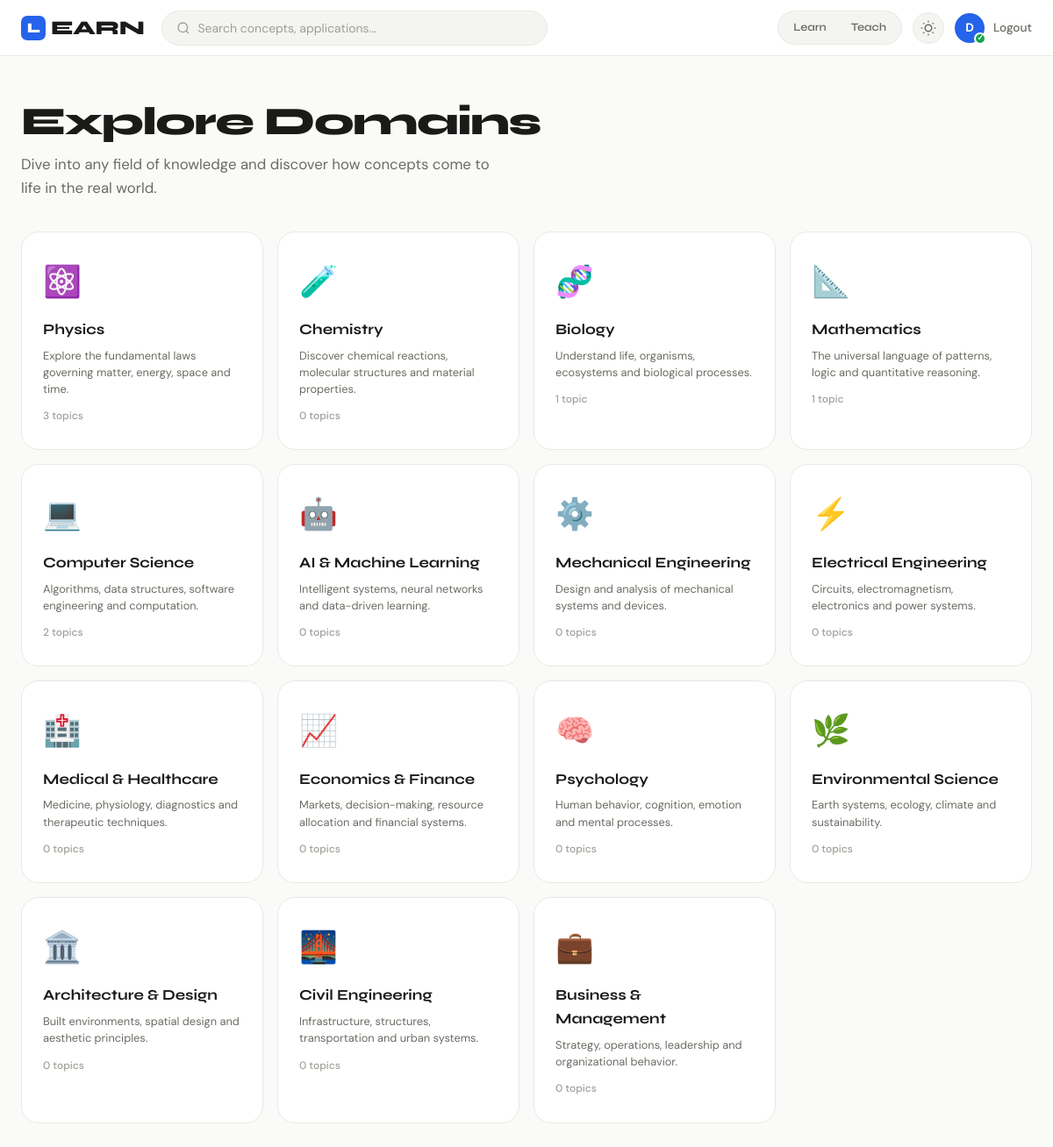
Page /domains (signed in) on the committed database.
### models.py (models this page shows, shortened)
class User(UserMixin, db.Model):
    __tablename__ = 'users'
    id = db.Column(db.Integer, primary_key=True)
    name = db.Column(db.String(100), nullable=False)
    email = db.Column(db.String(150), unique=True, nullable=False)
    password_hash = db.Column(db.String(256), nullable=False)
    role = db.Column(db.String(20), default='user')  # 'user', 'admin'
    reputation = db.Column(db.Integer, default=0)
    is_verified = db.Column(db.Boolean, default=False)
    mode = db.Column(db.String(10), default=None)  # 'learn' or 'teach'
    created_at = db.Column(db.DateTime, default=datetime.utcnow)
    applications = db.relationship('Application', backref='author', lazy=True)
    comments = db.relationship('Comment', backref='author', lazy=True)
    votes = db.relationship('Vote', backref='voter', lazy=True)
    reports = db.relationship('Report', backref='reporter', lazy=True)

class Domain(db.Model):
    __tablename__ = 'domains'
    id = db.Column(db.Integer, primary_key=True)
    name = db.Column(db.String(100), unique=True, nullable=False)
    icon = db.Column(db.String(50), default='🔬')
    description = db.Column(db.String(300))
    topics = db.relationship('Topic', backref='domain', lazy=True)

### routes/main_routes.py (the view)
@main_bp.route('/domains')
@login_required
def domains():
    all_domains = Domain.query.all()
    return render_template('domains.html', domains=all_domains)

### templates/domains.html (shortened to what this page needs)
{% extends "base.html" %}
{% block content %}
<div class="container-wide">
  <div class="page-header fade-up">
    <h1 class="page-title">Explore Domains</h1>
    <p class="page-subtitle">Dive into any field of knowledge and discover how concepts come to life in the real world.</p>
  </div>
  <div class="grid-4 fade-up fade-up-1">
    {% for domain in domains %}
    <a href="{{ url_for('main.domain_detail', domain_id=domain.id) }}" class="domain-card">
      <span class="domain-icon">{{ domain.icon }}</span>
      <div class="domain-name">{{ domain.name }}</div>
      <div class="domain-desc">{{ domain.description }}</div>
      <div class="domain-count">{{ domain.topics | length }} topic{% if domain.topics | length != 1 %}s{% endif %}</div>
    </a>
    {% endfor %}
  </div>
  <div style="padding-bottom:60px;"></div>
</div>
{% endblock %}

### templates/base.html (shortened to what this page needs)
<!DOCTYPE html>
<html lang="en" data-theme="light">
<head>
  <link rel="stylesheet" href="{{ url_for('static', filename='css/main.css') }}">
</head>
<body>
{% if current_user.is_authenticated %}
<nav class="navbar">
  <div class="nav-inner">
    <a href="{{ url_for('main.domains') }}" class="nav-logo">
      <span class="logo-mark">L</span>EARN
    </a>
    <div class="nav-center">
      <form action="{{ url_for('main.search') }}" method="get" class="nav-search-form" autocomplete="off">
        <div class="search-wrap">
          <svg width="16" height="16" viewBox="0 0 24 24" fill="none" stroke="currentColor" stroke-width="2"><circle cx="11" cy="11" r="8"/><path d="m21 21-4.35-4.35"/></svg>
          <input type="text" name="q" placeholder="Search concepts, applications…" id="globalSearch" value="{{ request.args.get('q', '') }}">
        </div>
      </form>
    </div>
    <div class="nav-right">
      <div class="mode-pill">
        <a href="{{ url_for('main.switch_mode', mode='learn') }}" class="mode-btn {% if current_user.mode == 'learn' %}active{% endif %}">Learn</a>
        <a href="{{ url_for('main.switch_mode', mode='teach') }}" class="mode-btn {% if current_user.mode == 'teach' %}active{% endif %}">Teach</a>
      </div>
      <button class="theme-toggle" id="themeToggle" title="Toggle dark mode">
      </button>
      <div class="nav-user">
        <a href="{{ url_for('main.dashboard') }}" class="user-avatar" title="{{ current_user.name }}">
          {{ current_user.name[0].upper() }}
          {% if current_user.is_verified %}<span class="verified-dot">✓</span>{% endif %}
        </a>
        <a href="{{ url_for('auth.logout') }}" class="nav-link">Logout</a>
      </div>
    </div>
  </div>
</nav>
{% endif %}
<main class="main-content">
  {% block content %}{% endblock %}
</main>
</body>
</html>

### rows in the picture
User: name "D"
Domain: icon "⚛️", name "Physics", description "Explore the fundamental laws governing matter, energy, space and time.", topics|length "3"
Domain: icon "🧪", name "Chemistry", description "Discover chemical reactions, molecular structures and material properties.", topics|length "0"
Domain: icon "🧬", name "Biology", description "Understand life, organisms, ecosystems and biological processes.", topics|length "1"
Domain: icon "📐", name "Mathematics", description "The universal language of patterns, logic and quantitative reasoning.", topics|length "1"
Domain: icon "💻", name "Computer Science", description "Algorithms, data structures, software engineering and computation.", topics|length "2"
Domain: icon "🤖", name "AI & Machine Learning", description "Intelligent systems, neural networks and data-driven learning.", topics|length "0"
Domain: icon "⚙️", name "Mechanical Engineering", description "Design and analysis of mechanical systems and devices.", topics|length "0"
Domain: icon "⚡", name "Electrical Engineering", description "Circuits, electromagnetism, electronics and power systems.", topics|length "0"
Domain: icon "🏥", name "Medical & Healthcare", description "Medicine, physiology, diagnostics and therapeutic techniques.", topics|length "0"
Domain: icon "📈", name "Economics & Finance", description "Markets, decision-making, resource allocation and financial systems.", topics|length "0"
Domain: icon "🧠", name "Psychology", description "Human behavior, cognition, emotion and mental processes.", topics|length "0"
Domain: icon "🌿", name "Environmental Science", description "Earth systems, ecology, climate and sustainability.", topics|length "0"
Domain: icon "🏛️", name "Architecture & Design", description "Built environments, spatial design and aesthetic principles.", topics|length "0"
Domain: icon "🌉", name "Civil Engineering", description "Infrastructure, structures, transportation and urban systems.", topics|length "0"
Domain: icon "💼", name "Business & Management", description "Strategy, operations, leadership and organizational behavior.", topics|length "0"
